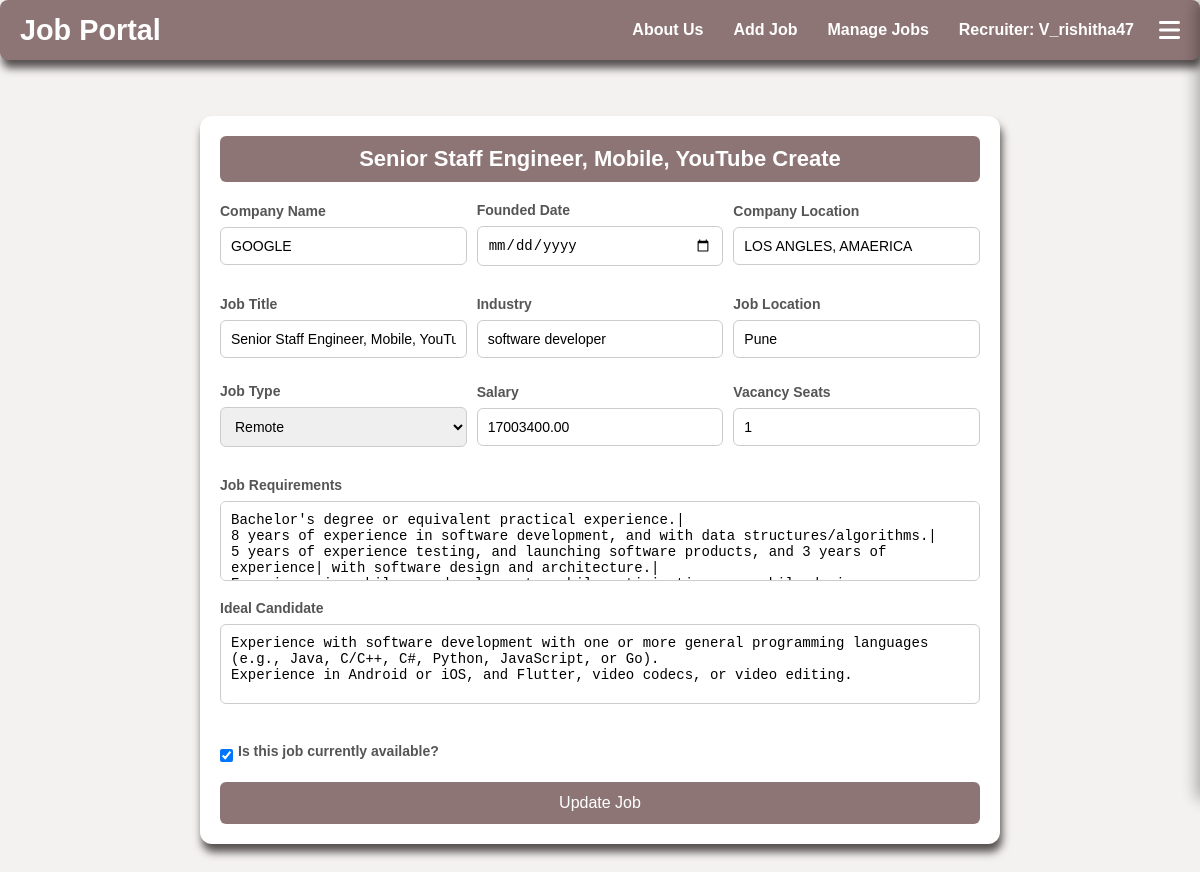
The app's page /update-job/19/ (signed in), older data.
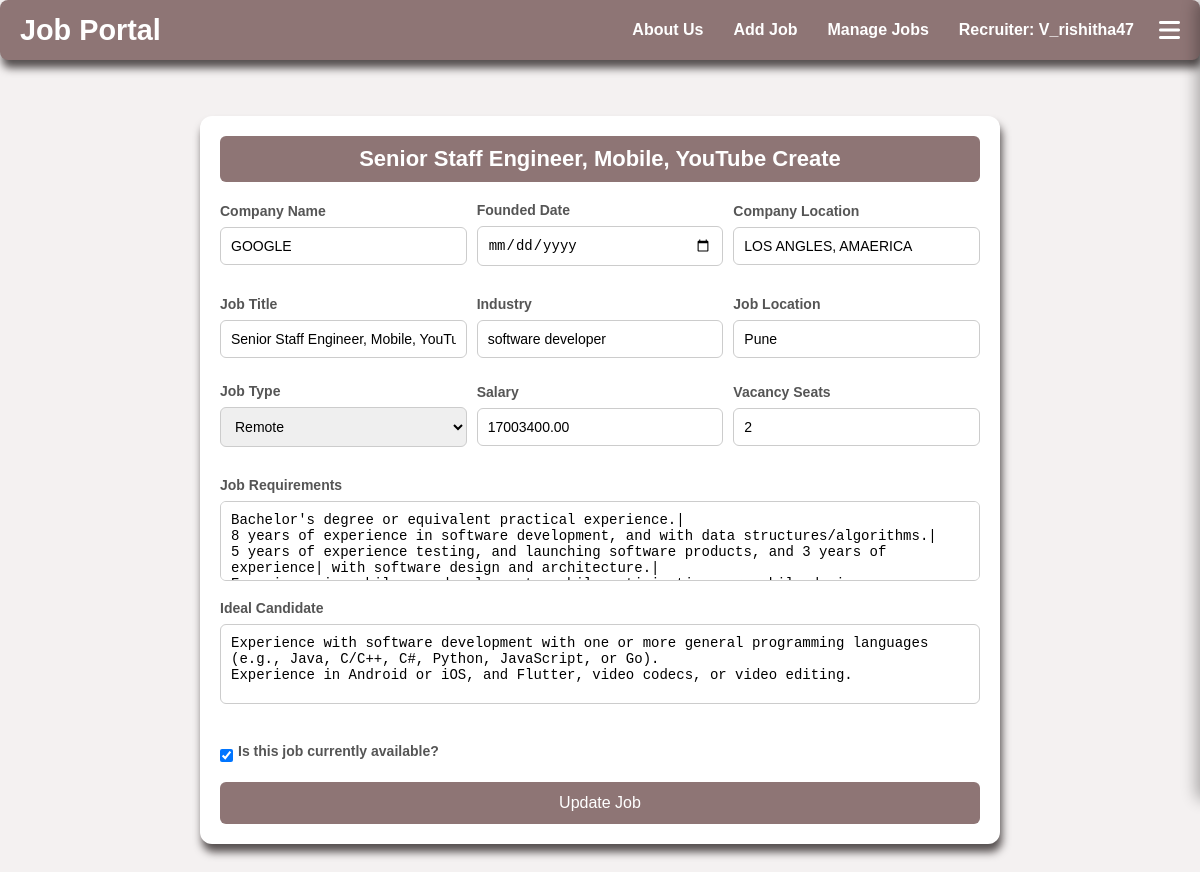
The same page, newer data.
### job_app/models.py (models this page shows, shortened)
class Job(models.Model):
    company_name = models.CharField(max_length=100, null=True, blank=True)
    founded_date = models.DateField(null=True, blank=True)
    company_location = models.CharField(max_length=100, null=True, blank=True)
    title = models.CharField(max_length=100)
    industry = models.CharField(max_length=100)
    job_type = models.CharField(max_length=50, choices=[
        ('Remote', 'Remote'),
        ('Onsite', 'Onsite'),
        ('Hybrid', 'Hybrid')
    ])
    location = models.CharField(max_length=100)
    salary = models.DecimalField(max_digits=10, decimal_places=2)
    requirements = models.TextField()
    ideal_candidate = models.TextField(default='N/A')
    availability = models.BooleanField(default=True)
    vacancy_limit = models.IntegerField(default=0)  # Maximum number of positions
    filled_vacancies = models.IntegerField(default=0)
    created_at = models.DateTimeField(auto_now_add=True)
    user = models.ForeignKey(settings.AUTH_USER_MODEL, on_delete=models.CASCADE, null=True)
    applicants = models.ManyToManyField('Applicant.Applicant', related_name='applied_jobs', blank=True)

### job_app/views.py (the view, shortened to what this page needs)
# urls.py: path('update-job/<int:job_id>/', update_job, name='update_job'),
@login_required
def update_job(request, job_id):
    job = get_object_or_404(Job, id=job_id, user=request.user)  # Ensure the user can only update their own jobs
    return render(request, 'Addjob.html', {'job': job})

### Applicant/context_processors.py (called while the page is built)
def applicant_context(request):
    applicant = None
    has_resume = False
    applied_jobs_count = 0
    saved_jobs_count = 0  # New variable for saved jobs count
    applicant_id = request.session.get('applicant_id')
    if applicant_id:
        try:
            applicant = Applicant.objects.get(id=applicant_id)
            applied_jobs_count = Application.objects.filter(applicant=applicant).count()
            saved_jobs_count = SavedJob.objects.filter(applicant=applicant).count()  # Count saved jobs
            has_resume = Resume.objects.filter(applicant=applicant).exists()
        except Applicant.DoesNotExist:
            pass
    return {
        'applicant': applicant,
        'has_resume': has_resume,
        'applied_jobs_count': applied_jobs_count,
        'saved_jobs_count': saved_jobs_count,  # Include saved jobs count in context
    }

### job_app/context_processors.py (called while the page is built)
def recruiter_context(request):
    if request.user.is_authenticated:
        jobs = Job.objects.filter(user=request.user).order_by('-created_at')
    else:
        jobs = Job.objects.none()
    return {
        'recruiter_jobs': jobs,
        'is_recruiter': request.user.is_authenticated,
    }

### job_app/templates/Addjob.html (shortened to what this page needs)
{% extends "header_main.html" %}
{% block body %}
<html lang="en">
<head>
</head>
<body>
<div class="form-container">
    <h2>{% if job %}{{ job.title }}{% else %}Add New Job{% endif %}</h2>
    <form method="post">
        <div class="form-group">
            <div>
                <label for="company_name">Company Name</label>
                <input type="text" id="company_name" name="company_name" placeholder="Enter Company Name" required value="{% if job %}{{ job.company_name }}{% endif %}">
            </div>
            <div>
                <label for="founded_date">Founded Date</label>
                <input type="date" id="founded_date" name="founded_date" placeholder="Enter Founded Date" required value="{% if job %}{{ job.founded_date }}{% endif %}">
            </div>
            <div>
                <label for="company_location">Company Location</label>
                <input type="text" id="company_location" name="company_location" placeholder="Enter Company Location" required value="{% if job %}{{ job.company_location }}{% endif %}">
            </div>
        </div>
        <div class="form-group">
            <div>
                <label for="title">Job Title</label>
                <input type="text" id="title" name="title" placeholder="Enter Job Title" required value="{% if job %}{{ job.title }}{% endif %}">
            </div>
            <div>
                <label for="industry">Industry</label>
                <input type="text" id="industry" name="industry" placeholder="Enter Industry" required value="{% if job %}{{ job.industry }}{% endif %}">
            </div>
            <div>
                <label for="location">Job Location</label>
                <input type="text" id="location" name="location" placeholder="Enter Job Location" required value="{% if job %}{{ job.location }}{% endif %}">
            </div>
            <div>
                <label for="job_type">Job Type</label>
                <select id="job_type" name="job_type" required>
                    <option value="Remote" {% if job and job.job_type == 'Remote' %}selected{% endif %}>Remote</option>
                </select>
            </div>
            <div>
                 <label for="salary">Salary</label>
        <input type="number" id="salary" name="salary" placeholder="Enter Salary" required value="{% if job %}{{ job.salary }}{% endif %}">
            </div>
             <div>
        <label for="vacancy_seats">Vacancy Seats</label>
        <input type="number" id="vacancy_seats" name="vacancy_seats" placeholder="Enter Number of Vacancy Seats" required min="1" value="{% if job %}{{ job.vacancy_limit }}{% endif %}">
    </div>
        </div>
        <label for="requirements" >Job Requirements</label>
        <textarea id="requirements" name="requirements" placeholder="Enter Job Requirements" required>{% if job %}{{ job.requirements }}{% endif %}</textarea>
        <label for="ideal_candidate">Ideal Candidate</label>
        <textarea id="ideal_candidate" name="ideal_candidate" placeholder="Describe the Ideal Candidate" required>{% if job %}{{ job.ideal_candidate }}{% endif %}</textarea>
        <div class="checkbox-container">
            <input type="checkbox" id="availability" name="availability" {% if job and job.availability %}checked{% endif %}>
            <label for="availability">Is this job currently available?</label>
        </div>
        <button type="submit">{% if job %}Update Job{% else %}Add Job{% endif %}</button>
    </form>
</div>
</body>
</html>
{% endblock %}

Row changes from the older to the newer data that the page shows:
changed Job "Senior Staff Engineer, Mobile, YouTube Create": vacancy_seats "1" → "2"
